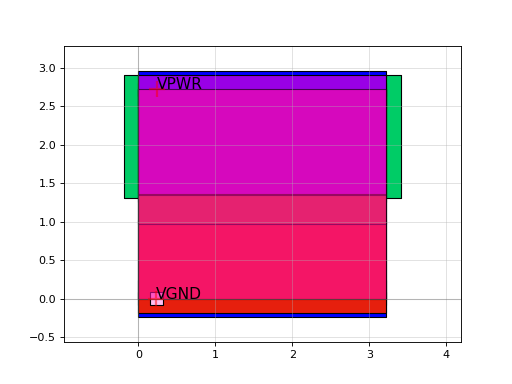

This figure's Python source:
import sky130

c = sky130.components.sky130_fd_sc_hd__or2_4()
c.plot()
